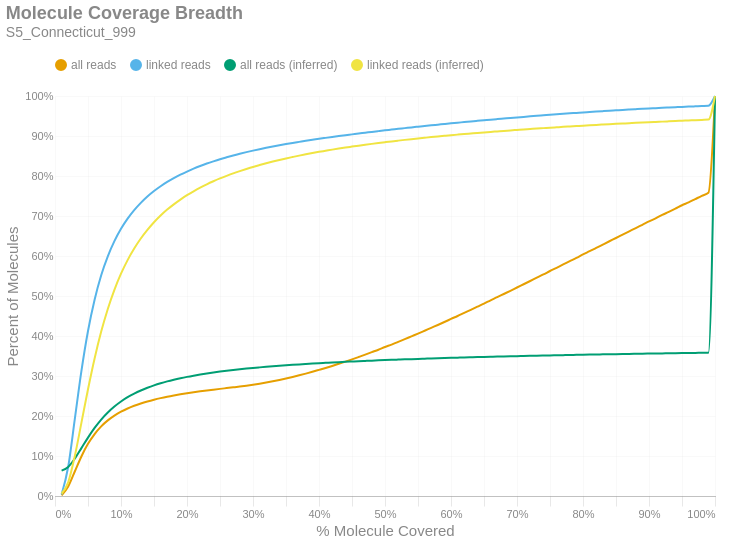

Notebook source saved alongside this figure:
### Markdown cell above
### Molecule Read Coverage
This chart shows molecule coverage breadth as computed by the number of bases aligned to that molecule. In other words, "*how much of each unique long molecule is actually sequenced/aligned?*" Keep in mind there is a distinction between sequences and alignments, since some sequences belonging to a particular molecule may not align well and wouldn't appear in the alignment data. This chart also shows molecule coverage breadth as computed by the *inferred fragment* from which the aligned sequences originate. Unlike read coverage, this calculation takes into account the total insert size, including unsequenced gaps between the forward and reverse reads. Like the previous figures, these are cumulative percents.

### Code cell
if SKIPLR:
    print_html(f"Skipped")
else:
    binned_df = consolidated_hist(valids['coverage_bp'], mask, 0.01, True)
    binned_df_inf = consolidated_hist(valids['coverage_inserts'], mask, 0.01, True)
    binned_df = binned_df.with_columns(pl.lit(binned_df_inf['all reads (cumsum)']).alias('all reads (inferred)'))
    binned_df = binned_df.with_columns(pl.lit(binned_df_inf['linked reads (cumsum)']).alias('linked reads (inferred)'))
    binned_df = binned_df.with_columns(
        (pl.col('bin').cast(pl.Float64) + 0.01).alias('right_edge')
    )

    with SafeRender(binned_df):
        (
            density_plot(binned_df, 'Molecule Coverage Breadth', samplename, 'molcov', ['all reads (inferred)','linked reads (inferred)'])
            .encode(
                #x=alt.X('bin:Q', title="% Molecule Covered").axis(format = '%').scale(padding=0),
                x=alt.X('right_edge:Q', title="% Molecule Covered").axis(format='%').scale(padding=0),
                y=alt.Y('value:Q', title='Percent of Molecules')
                    .axis(format='%')
                    .stack(False)
                    .scale(domainMin=0, padding=0),
                color=alt.Color("key:N").scale(domain = ["all reads", "linked reads", "all reads (inferred)", "linked reads (inferred)"]),
                tooltip = [
                    alt.Tooltip("key:N", title = "Data Type"),
                    alt.Tooltip("range_label:N", title="% Molecule Covered"),
                    alt.Tooltip("value:Q", format = ".2%", title="% Molecules")
                ]
            )
        ).display()

### Figure 1 — Vega-Lite specification as saved in the notebook (floating-point values rounded to 4 significant figures)
{"width": "container", "height": 400, "config": {"title": {"anchor": "start", "dy": -15, "fontSize": 18, "color": "#888888", "subtitleColor": "#888888", "subtitleFontSize": 14}, "arc": {"fill": "#0072B2"}, "axis": {"domainColor": "#888888", "domainWidth": 0.5, "gridWidth": 0.2, "grid": false, "titleFontWeight": 400, "titleFontSize": 15, "labelFontSize": 11, "labelColor": "#888888", "tickColor": "#888888", "tickWidth": 0.2, "titleColor": "#888888"}, "axisBand": {"grid": false}, "axisX": {"grid": true, "tickSize": 10, "domainCap": "round"}, "axisY": {"domain": false, "grid": true, "tickSize": 0, "domainCap": "round"}, "background": "transparent", "header": {"labelFontSize": 15, "labelColor": "#888888", "titleFontSize": 15, "titleFontWeight": 600, "titleColor": "#888888"}, "legend": {"labelFont": "sans-serif", "labelFontSize": 12, "labelColor": "#888888", "symbolSize": 100, "symbolType": "circle", "titleFontSize": 12, "titlePadding": 10, "titleColor": "#888888", "title": null, "orient": "top"}, "range": {"category": ["#E69F00", "#56B4E9", "#009E73", "#F0E442", "#0072B2", "#D55E00", "#CC79A7", "#000000"], "diverging": ["#cfe8f3", "#a2d4ec", "#73bfe2", "#46abdb", "#1696d2", "#12719e"]}, "area": {"fill": "#0072B2", "fillOpacity": 0.7, "line": true, "strokeOpacity": 0.7}, "line": {"color": "#0072B2", "stroke": "#0072B2", "strokeWidth": 2}, "trail": {"color": "#0072B2", "stroke": "#0072B2", "strokeWidth": 0, "size": 1}, "point": {"filled": true, "fillOpacity": 1.0, "size": 95}, "text": {"color": "#888888", "fontSize": 11, "align": "right", "fontWeight": 400, "size": 11}, "bar": {"fill": "#0072B2", "stroke": null}, "view": {"stroke": null, "continuousWidth": 660, "continuousHeight": 400}}, "data": {"name": "data-0c43b9d71bc0a831c870d29510e00fa1"}, "mark": {"type": "line", "interpolate": "monotone", "point": {"opacity": 0, "size": 275}}, "encoding": {"color": {"field": "key", "scale": {"domain": ["all reads", "linked reads", "all reads (inferred)", "linked reads (inferred)"]}, "type": "nominal"}, "tooltip": [{"field": "key", "title": "Data Type", "type": "nominal"}, {"field": "range_label", "title": "% Molecule Covered", "type": "nominal"}, {"field": "value", "format": ".2%", "title": "% Molecules", "type": "quantitative"}], "x": {"axis": {"format": "%"}, "field": "right_edge", "scale": {"padding": 0}, "title": "% Molecule Covered", "type": "quantitative"}, "y": {"axis": {"format": "%"}, "field": "value", "scale": {"domainMin": 0, "padding": 0}, "stack": false, "title": "Percent of Molecules", "type": "quantitative"}}, "params": [{"name": "param_c36ac31b6afebe62", "select": {"type": "point", "fields": ["key"]}, "bind": "legend"}], "title": {"text": "Molecule Coverage Breadth", "subtitle": "S5_Connecticut_999"}, "transform": [{"fold": ["all reads (cumsum)", "linked reads (cumsum)", "all reads (inferred)", "linked reads (inferred)"]}, {"calculate": "replace(datum.key, ' (cumsum)', '')", "as": "key"}, {"filter": {"param": "param_c36ac31b6afebe62"}}], "usermeta": {"embedOptions": {"downloadFileName": "S5_Connecticut_999.molcov"}}, "$schema": "https://vega.github.io/schema/vega-lite/v6.1.0.json", "datasets": {"data-0c43b9d71bc0a831c870d29510e00fa1": [{"bin": "0.0", "interval": "0.0-0.01", "all reads": 0.001424, "linked reads": 0.003798, "all reads (cumsum)": 0.001424, "linked reads (cumsum)": 0.003798, "range_label": "0.0-0.01", "all reads (inferred)": 0.0633, "linked reads (inferred)": 0.006085, "right_edge": 0.01}, {"bin": "0.01", "interval": "0.01-0.02", "all reads": 0.02221, "linked reads": 0.06928, "all reads (cumsum)": 0.02363, "linked reads (cumsum)": 0.07308, "range_label": "0.01-0.02", "all reads (inferred)": 0.07268, "linked reads (inferred)": 0.03421, "right_edge": 0.02}, {"bin": "0.02", "interval": "0.02-0.03", "all reads": 0.03761, "linked reads": 0.1193, "all reads (cumsum)": 0.06124, "linked reads (cumsum)": 0.1924, "range_label": "0.02-0.03", "all reads (inferred)": 0.09349, "linked reads (inferred)": 0.09961, "right_edge": 0.03}, {"bin": "0.03", "interval": "0.03-0.04", "all reads": 0.03765, "linked reads": 0.1199, "all reads (cumsum)": 0.09889, "linked reads (cumsum)": 0.3123, "range_label": "0.03-0.04", "all reads (inferred)": 0.1196, "linked reads (inferred)": 0.1827, "right_edge": 0.04}, {"bin": "0.04", "interval": "0.04-0.05", "all reads": 0.03145, "linked reads": 0.1003, "all reads (cumsum)": 0.1303, "linked reads (cumsum)": 0.4125, "range_label": "0.04-0.05", "all reads (inferred)": 0.146, "linked reads (inferred)": 0.2667, "right_edge": 0.05}, {"bin": "0.05", "interval": "0.05-0.06", "all reads": 0.0246, "linked reads": 0.0783, "all reads (cumsum)": 0.1549, "linked reads (cumsum)": 0.4908, "range_label": "0.05-0.06", "all reads (inferred)": 0.1701, "linked reads (inferred)": 0.3439, "right_edge": 0.06}, {"bin": "0.06", "interval": "0.06-0.07", "all reads": 0.01918, "linked reads": 0.06106, "all reads (cumsum)": 0.1741, "linked reads (cumsum)": 0.5519, "range_label": "0.06-0.07", "all reads (inferred)": 0.1911, "linked reads (inferred)": 0.411, "right_edge": 0.07}, {"bin": "0.07", "interval": "0.07-0.08", "all reads": 0.01489, "linked reads": 0.04731, "all reads (cumsum)": 0.189, "linked reads (cumsum)": 0.5992, "range_label": "0.07-0.08", "all reads (inferred)": 0.2088, "linked reads (inferred)": 0.4676, "right_edge": 0.08}, {"bin": "0.08", "interval": "0.08-0.09", "all reads": 0.01195, "linked reads": 0.0379, "all reads (cumsum)": 0.201, "linked reads (cumsum)": 0.6371, "range_label": "0.08-0.09", "all reads (inferred)": 0.2237, "linked reads (inferred)": 0.5155, "right_edge": 0.09}, {"bin": "0.09", "interval": "0.09-0.1", "all reads": 0.009755, "linked reads": 0.03085, "all reads (cumsum)": 0.2107, "linked reads (cumsum)": 0.668, "range_label": "0.09-0.1", "all reads (inferred)": 0.2363, "linked reads (inferred)": 0.5558, "right_edge": 0.1}, {"bin": "0.1", "interval": "0.1-0.11", "all reads": 0.00803, "linked reads": 0.02529, "all reads (cumsum)": 0.2188, "linked reads (cumsum)": 0.6933, "range_label": "0.1-0.11", "all reads (inferred)": 0.2469, "linked reads (inferred)": 0.5898, "right_edge": 0.11}, {"bin": "0.11", "interval": "0.11-0.12", "all reads": 0.006794, "linked reads": 0.02138, "all reads (cumsum)": 0.2255, "linked reads (cumsum)": 0.7146, "range_label": "0.11-0.12", "all reads (inferred)": 0.256, "linked reads (inferred)": 0.6188, "right_edge": 0.12}, {"bin": "0.12", "interval": "0.12-0.13", "all reads": 0.005791, "linked reads": 0.01818, "all reads (cumsum)": 0.2313, "linked reads (cumsum)": 0.7328, "range_label": "0.12-0.13", "all reads (inferred)": 0.2638, "linked reads (inferred)": 0.6437, "right_edge": 0.13}, {"bin": "0.13", "interval": "0.13-0.14", "all reads": 0.005014, "linked reads": 0.01572, "all reads (cumsum)": 0.2363, "linked reads (cumsum)": 0.7485, "range_label": "0.13-0.14", "all reads (inferred)": 0.2706, "linked reads (inferred)": 0.6652, "right_edge": 0.14}, {"bin": "0.14", "interval": "0.14-0.15", "all reads": 0.004418, "linked reads": 0.01376, "all reads (cumsum)": 0.2408, "linked reads (cumsum)": 0.7623, "range_label": "0.14-0.15", "all reads (inferred)": 0.2766, "linked reads (inferred)": 0.6843, "right_edge": 0.15}, {"bin": "0.15", "interval": "0.15-0.16", "all reads": 0.003901, "linked reads": 0.01211, "all reads (cumsum)": 0.2447, "linked reads (cumsum)": 0.7744, "range_label": "0.15-0.16", "all reads (inferred)": 0.2818, "linked reads (inferred)": 0.7011, "right_edge": 0.16}, {"bin": "0.16", "interval": "0.16-0.17", "all reads": 0.003506, "linked reads": 0.01078, "all reads (cumsum)": 0.2482, "linked reads (cumsum)": 0.7852, "range_label": "0.16-0.17", "all reads (inferred)": 0.2865, "linked reads (inferred)": 0.716, "right_edge": 0.17}, {"bin": "0.17", "interval": "0.17-0.18", "all reads": 0.003136, "linked reads": 0.009535, "all reads (cumsum)": 0.2513, "linked reads (cumsum)": 0.7947, "range_label": "0.17-0.18", "all reads (inferred)": 0.2906, "linked reads (inferred)": 0.7291, "right_edge": 0.18}, {"bin": "0.18", "interval": "0.18-0.19", "all reads": 0.002869, "linked reads": 0.00863, "all reads (cumsum)": 0.2542, "linked reads (cumsum)": 0.8033, "range_label": "0.18-0.19", "all reads (inferred)": 0.2944, "linked reads (inferred)": 0.7411, "right_edge": 0.19}, {"bin": "0.19", "interval": "0.19-0.2", "all reads": 0.002632, "linked reads": 0.007804, "all reads (cumsum)": 0.2568, "linked reads (cumsum)": 0.8112, "range_label": "0.19-0.2", "all reads (inferred)": 0.2978, "linked reads (inferred)": 0.7519, "right_edge": 0.2}, {"bin": "0.2", "interval": "0.2-0.21", "all reads": 0.00247, "linked reads": 0.007214, "all reads (cumsum)": 0.2593, "linked reads (cumsum)": 0.8184, "range_label": "0.2-0.21", "all reads (inferred)": 0.3009, "linked reads (inferred)": 0.7618, "right_edge": 0.21}, {"bin": "0.21", "interval": "0.21-0.22", "all reads": 0.002307, "linked reads": 0.006618, "all reads (cumsum)": 0.2616, "linked reads (cumsum)": 0.825, "range_label": "0.21-0.22", "all reads (inferred)": 0.3038, "linked reads (inferred)": 0.7709, "right_edge": 0.22}, {"bin": "0.22", "interval": "0.22-0.23", "all reads": 0.002175, "linked reads": 0.006112, "all reads (cumsum)": 0.2638, "linked reads (cumsum)": 0.8311, "range_label": "0.22-0.23", "all reads (inferred)": 0.3064, "linked reads (inferred)": 0.7793, "right_edge": 0.23}, {"bin": "0.23", "interval": "0.23-0.24", "all reads": 0.002051, "linked reads": 0.005572, "all reads (cumsum)": 0.2658, "linked reads (cumsum)": 0.8367, "range_label": "0.23-0.24", "all reads (inferred)": 0.3088, "linked reads (inferred)": 0.7869, "right_edge": 0.24}, {"bin": "0.24", "interval": "0.24-0.25", "all reads": 0.001997, "linked reads": 0.005261, "all reads (cumsum)": 0.2678, "linked reads (cumsum)": 0.8419, "range_label": "0.24-0.25", "all reads (inferred)": 0.311, "linked reads (inferred)": 0.7939, "right_edge": 0.25}, {"bin": "0.25", "interval": "0.25-0.26", "all reads": 0.001899, "linked reads": 0.004823, "all reads (cumsum)": 0.2697, "linked reads (cumsum)": 0.8468, "range_label": "0.25-0.26", "all reads (inferred)": 0.3131, "linked reads (inferred)": 0.8004, "right_edge": 0.26}, {"bin": "0.26", "interval": "0.26-0.27", "all reads": 0.0019, "linked reads": 0.00463, "all reads (cumsum)": 0.2716, "linked reads (cumsum)": 0.8514, "range_label": "0.26-0.27", "all reads (inferred)": 0.315, "linked reads (inferred)": 0.8065, "right_edge": 0.27}, {"bin": "0.27", "interval": "0.27-0.28", "all reads": 0.00193, "linked reads": 0.004262, "all reads (cumsum)": 0.2735, "linked reads (cumsum)": 0.8556, "range_label": "0.27-0.28", "all reads (inferred)": 0.3168, "linked reads (inferred)": 0.8122, "right_edge": 0.28}, {"bin": "0.28", "interval": "0.28-0.29", "all reads": 0.002078, "linked reads": 0.003988, "all reads (cumsum)": 0.2756, "linked reads (cumsum)": 0.8596, "range_label": "0.28-0.29", "all reads (inferred)": 0.3185, "linked reads (inferred)": 0.8176, "right_edge": 0.29}, {"bin": "0.29", "interval": "0.29-0.3", "all reads": 0.002361, "linked reads": 0.003762, "all reads (cumsum)": 0.278, "linked reads (cumsum)": 0.8634, "range_label": "0.29-0.3", "all reads (inferred)": 0.3201, "linked reads (inferred)": 0.8227, "right_edge": 0.3}, {"bin": "0.3", "interval": "0.3-0.31", "all reads": 0.002634, "linked reads": 0.003596, "all reads (cumsum)": 0.2806, "linked reads (cumsum)": 0.867, "range_label": "0.3-0.31", "all reads (inferred)": 0.3216, "linked reads (inferred)": 0.8274, "right_edge": 0.31}, {"bin": "0.31", "interval": "0.31-0.32", "all reads": 0.002941, "linked reads": 0.003424, "all reads (cumsum)": 0.2836, "linked reads (cumsum)": 0.8704, "range_label": "0.31-0.32", "all reads (inferred)": 0.323, "linked reads (inferred)": 0.8318, "right_edge": 0.32}, {"bin": "0.32", "interval": "0.32-0.33", "all reads": 0.003169, "linked reads": 0.003263, "all reads (cumsum)": 0.2867, "linked reads (cumsum)": 0.8737, "range_label": "0.32-0.33", "all reads (inferred)": 0.3243, "linked reads (inferred)": 0.8361, "right_edge": 0.33}, {"bin": "0.33", "interval": "0.33-0.34", "all reads": 0.00338, "linked reads": 0.003136, "all reads (cumsum)": 0.2901, "linked reads (cumsum)": 0.8768, "range_label": "0.33-0.34", "all reads (inferred)": 0.3256, "linked reads (inferred)": 0.8401, "right_edge": 0.34}, {"bin": "0.34", "interval": "0.34-0.35", "all reads": 0.003606, "linked reads": 0.002964, "all reads (cumsum)": 0.2937, "linked reads (cumsum)": 0.8798, "range_label": "0.34-0.35", "all reads (inferred)": 0.3268, "linked reads (inferred)": 0.8439, "right_edge": 0.35}, {"bin": "0.35", "interval": "0.35-0.36", "all reads": 0.003879, "linked reads": 0.002848, "all reads (cumsum)": 0.2976, "linked reads (cumsum)": 0.8826, "range_label": "0.35-0.36", "all reads (inferred)": 0.3279, "linked reads (inferred)": 0.8475, "right_edge": 0.36}, {"bin": "0.36", "interval": "0.36-0.37", "all reads": 0.004049, "linked reads": 0.002673, "all reads (cumsum)": 0.3016, "linked reads (cumsum)": 0.8853, "range_label": "0.36-0.37", "all reads (inferred)": 0.329, "linked reads (inferred)": 0.8509, "right_edge": 0.37}, {"bin": "0.37", "interval": "0.37-0.38", "all reads": 0.004356, "linked reads": 0.002671, "all reads (cumsum)": 0.306, "linked reads (cumsum)": 0.888, "range_label": "0.37-0.38", "all reads (inferred)": 0.3301, "linked reads (inferred)": 0.8542, "right_edge": 0.38}, {"bin": "0.38", "interval": "0.38-0.39", "all reads": 0.004508, "linked reads": 0.00251, "all reads (cumsum)": 0.3105, "linked reads (cumsum)": 0.8905, "range_label": "0.38-0.39", "all reads (inferred)": 0.3311, "linked reads (inferred)": 0.8574, "right_edge": 0.39}, {"bin": "0.39", "interval": "0.39-0.4", "all reads": 0.004778, "linked reads": 0.002476, "all reads (cumsum)": 0.3153, "linked reads (cumsum)": 0.893, "range_label": "0.39-0.4", "all reads (inferred)": 0.332, "linked reads (inferred)": 0.8604, "right_edge": 0.4}, {"bin": "0.4", "interval": "0.4-0.41", "all reads": 0.004841, "linked reads": 0.002334, "all reads (cumsum)": 0.3201, "linked reads (cumsum)": 0.8953, "range_label": "0.4-0.41", "all reads (inferred)": 0.3329, "linked reads (inferred)": 0.8631, "right_edge": 0.41}, {"bin": "0.41", "interval": "0.41-0.42", "all reads": 0.005078, "linked reads": 0.002301, "all reads (cumsum)": 0.3252, "linked reads (cumsum)": 0.8976, "range_label": "0.41-0.42", "all reads (inferred)": 0.3338, "linked reads (inferred)": 0.8659, "right_edge": 0.42}, {"bin": "0.42", "interval": "0.42-0.43", "all reads": 0.00536, "linked reads": 0.002242, "all reads (cumsum)": 0.3306, "linked reads (cumsum)": 0.8998, "range_label": "0.42-0.43", "all reads (inferred)": 0.3346, "linked reads (inferred)": 0.8686, "right_edge": 0.43}, {"bin": "0.43", "interval": "0.43-0.44", "all reads": 0.005424, "linked reads": 0.002143, "all reads (cumsum)": 0.336, "linked reads (cumsum)": 0.902, "range_label": "0.43-0.44", "all reads (inferred)": 0.3355, "linked reads (inferred)": 0.8711, "right_edge": 0.44}, {"bin": "0.44", "interval": "0.44-0.45", "all reads": 0.005666, "linked reads": 0.00207, "all reads (cumsum)": 0.3417, "linked reads (cumsum)": 0.904, "range_label": "0.44-0.45", "all reads (inferred)": 0.3362, "linked reads (inferred)": 0.8735, "right_edge": 0.45}, {"bin": "0.45", "interval": "0.45-0.46", "all reads": 0.005838, "linked reads": 0.002097, "all reads (cumsum)": 0.3475, "linked reads (cumsum)": 0.9061, "range_label": "0.45-0.46", "all reads (inferred)": 0.337, "linked reads (inferred)": 0.8759, "right_edge": 0.46}, {"bin": "0.46", "interval": "0.46-0.47", "all reads": 0.005919, "linked reads": 0.002016, "all reads (cumsum)": 0.3534, "linked reads (cumsum)": 0.9082, "range_label": "0.46-0.47", "all reads (inferred)": 0.3377, "linked reads (inferred)": 0.8781, "right_edge": 0.47}, {"bin": "0.47", "interval": "0.47-0.48", "all reads": 0.006166, "linked reads": 0.002066, "all reads (cumsum)": 0.3596, "linked reads (cumsum)": 0.9102, "range_label": "0.47-0.48", "all reads (inferred)": 0.3384, "linked reads (inferred)": 0.8803, "right_edge": 0.48}, {"bin": "0.48", "interval": "0.48-0.49", "all reads": 0.006111, "linked reads": 0.001974, "all reads (cumsum)": 0.3657, "linked reads (cumsum)": 0.9122, "range_label": "0.48-0.49", "all reads (inferred)": 0.3391, "linked reads (inferred)": 0.8825, "right_edge": 0.49}, {"bin": "0.49", "interval": "0.49-0.5", "all reads": 0.006849, "linked reads": 0.001942, "all reads (cumsum)": 0.3725, "linked reads (cumsum)": 0.9141, "range_label": "0.49-0.5", "all reads (inferred)": 0.3397, "linked reads (inferred)": 0.8845, "right_edge": 0.5}, {"bin": "0.5", "interval": "0.5-0.51", "all reads": 0.005998, "linked reads": 0.001842, "all reads (cumsum)": 0.3785, "linked reads (cumsum)": 0.916, "range_label": "0.5-0.51", "all reads (inferred)": 0.3404, "linked reads (inferred)": 0.8865, "right_edge": 0.51}, {"bin": "0.51", "interval": "0.51-0.52", "all reads": 0.006877, "linked reads": 0.001874, "all reads (cumsum)": 0.3854, "linked reads (cumsum)": 0.9179, "range_label": "0.51-0.52", "all reads (inferred)": 0.341, "linked reads (inferred)": 0.8884, "right_edge": 0.52}, {"bin": "0.52", "interval": "0.52-0.53", "all reads": 0.006709, "linked reads": 0.001819, "all reads (cumsum)": 0.3921, "linked reads (cumsum)": 0.9197, "range_label": "0.52-0.53", "all reads (inferred)": 0.3416, "linked reads (inferred)": 0.8903, "right_edge": 0.53}, {"bin": "0.53", "interval": "0.53-0.54", "all reads": 0.006962, "linked reads": 0.001847, "all reads (cumsum)": 0.3991, "linked reads (cumsum)": 0.9215, "range_label": "0.53-0.54", "all reads (inferred)": 0.3422, "linked reads (inferred)": 0.8921, "right_edge": 0.54}, {"bin": "0.54", "interval": "0.54-0.55", "all reads": 0.00689, "linked reads": 0.001746, "all reads (cumsum)": 0.406, "linked reads (cumsum)": 0.9233, "range_label": "0.54-0.55", "all reads (inferred)": 0.3427, "linked reads (inferred)": 0.8938, "right_edge": 0.55}, {"bin": "0.55", "interval": "0.55-0.56", "all reads": 0.007163, "linked reads": 0.001724, "all reads (cumsum)": 0.4131, "linked reads (cumsum)": 0.925, "range_label": "0.55-0.56", "all reads (inferred)": 0.3433, "linked reads (inferred)": 0.8956, "right_edge": 0.56}, {"bin": "0.56", "interval": "0.56-0.57", "all reads": 0.007238, "linked reads": 0.00172, "all reads (cumsum)": 0.4204, "linked reads (cumsum)": 0.9267, "range_label": "0.56-0.57", "all reads (inferred)": 0.3438, "linked reads (inferred)": 0.8972, "right_edge": 0.57}, {"bin": "0.57", "interval": "0.57-0.58", "all reads": 0.00719, "linked reads": 0.001658, "all reads (cumsum)": 0.4276, "linked reads (cumsum)": 0.9284, "range_label": "0.57-0.58", "all reads (inferred)": 0.3443, "linked reads (inferred)": 0.8988, "right_edge": 0.58}, {"bin": "0.58", "interval": "0.58-0.59", "all reads": 0.007379, "linked reads": 0.001677, "all reads (cumsum)": 0.4349, "linked reads (cumsum)": 0.93, "range_label": "0.58-0.59", "all reads (inferred)": 0.3448, "linked reads (inferred)": 0.9004, "right_edge": 0.59}, {"bin": "0.59", "interval": "0.59-0.6", "all reads": 0.007703, "linked reads": 0.001652, "all reads (cumsum)": 0.4426, "linked reads (cumsum)": 0.9317, "range_label": "0.59-0.6", "all reads (inferred)": 0.3454, "linked reads (inferred)": 0.902, "right_edge": 0.6}, {"bin": "0.6", "interval": "0.6-0.61", "all reads": 0.007364, "linked reads": 0.001589, "all reads (cumsum)": 0.45, "linked reads (cumsum)": 0.9333, "range_label": "0.6-0.61", "all reads (inferred)": 0.3458, "linked reads (inferred)": 0.9034, "right_edge": 0.61}, {"bin": "0.61", "interval": "0.61-0.62", "all reads": 0.007784, "linked reads": 0.001503, "all reads (cumsum)": 0.4578, "linked reads (cumsum)": 0.9348, "range_label": "0.61-0.62", "all reads (inferred)": 0.3463, "linked reads (inferred)": 0.9049, "right_edge": 0.62}, {"bin": "0.62", "interval": "0.62-0.63", "all reads": 0.007658, "linked reads": 0.001568, "all reads (cumsum)": 0.4654, "linked reads (cumsum)": 0.9364, "range_label": "0.62-0.63", "all reads (inferred)": 0.3468, "linked reads (inferred)": 0.9063, "right_edge": 0.63}, {"bin": "0.63", "interval": "0.63-0.64", "all reads": 0.007806, "linked reads": 0.001492, "all reads (cumsum)": 0.4733, "linked reads (cumsum)": 0.9379, "range_label": "0.63-0.64", "all reads (inferred)": 0.3472, "linked reads (inferred)": 0.9077, "right_edge": 0.64}, {"bin": "0.64", "interval": "0.64-0.65", "all reads": 0.007781, "linked reads": 0.001475, "all reads (cumsum)": 0.481, "linked reads (cumsum)": 0.9393, "range_label": "0.64-0.65", "all reads (inferred)": 0.3476, "linked reads (inferred)": 0.909, "right_edge": 0.65}, {"bin": "0.65", "interval": "0.65-0.66", "all reads": 0.008197, "linked reads": 0.001498, "all reads (cumsum)": 0.4892, "linked reads (cumsum)": 0.9408, "range_label": "0.65-0.66", "all reads (inferred)": 0.3481, "linked reads (inferred)": 0.9103, "right_edge": 0.66}, {"bin": "0.66", "interval": "0.66-0.67", "all reads": 0.00776, "linked reads": 0.001421, "all reads (cumsum)": 0.497, "linked reads (cumsum)": 0.9422, "range_label": "0.66-0.67", "all reads (inferred)": 0.3485, "linked reads (inferred)": 0.9115, "right_edge": 0.67}, {"bin": "0.67", "interval": "0.67-0.68", "all reads": 0.008058, "linked reads": 0.001393, "all reads (cumsum)": 0.505, "linked reads (cumsum)": 0.9436, "range_label": "0.67-0.68", "all reads (inferred)": 0.3489, "linked reads (inferred)": 0.9128, "right_edge": 0.68}, {"bin": "0.68", "interval": "0.68-0.69", "all reads": 0.008014, "linked reads": 0.0014, "all reads (cumsum)": 0.5131, "linked reads (cumsum)": 0.945, "range_label": "0.68-0.69", "all reads (inferred)": 0.3493, "linked reads (inferred)": 0.914, "right_edge": 0.69}, {"bin": "0.69", "interval": "0.69-0.7", "all reads": 0.008231, "linked reads": 0.001384, "all reads (cumsum)": 0.5213, "linked reads (cumsum)": 0.9464, "range_label": "0.69-0.7", "all reads (inferred)": 0.3497, "linked reads (inferred)": 0.9152, "right_edge": 0.7}, {"bin": "0.7", "interval": "0.7-0.71", "all reads": 0.008073, "linked reads": 0.001366, "all reads (cumsum)": 0.5294, "linked reads (cumsum)": 0.9478, "range_label": "0.7-0.71", "all reads (inferred)": 0.35, "linked reads (inferred)": 0.9163, "right_edge": 0.71}, {"bin": "0.71", "interval": "0.71-0.72", "all reads": 0.008134, "linked reads": 0.001341, "all reads (cumsum)": 0.5375, "linked reads (cumsum)": 0.9491, "range_label": "0.71-0.72", "all reads (inferred)": 0.3504, "linked reads (inferred)": 0.9175, "right_edge": 0.72}, {"bin": "0.72", "interval": "0.72-0.73", "all reads": 0.00823, "linked reads": 0.001303, "all reads (cumsum)": 0.5457, "linked reads (cumsum)": 0.9504, "range_label": "0.72-0.73", "all reads (inferred)": 0.3508, "linked reads (inferred)": 0.9186, "right_edge": 0.73}, {"bin": "0.73", "interval": "0.73-0.74", "all reads": 0.008102, "linked reads": 0.001262, "all reads (cumsum)": 0.5538, "linked reads (cumsum)": 0.9517, "range_label": "0.73-0.74", "all reads (inferred)": 0.3511, "linked reads (inferred)": 0.9197, "right_edge": 0.74}, {"bin": "0.74", "interval": "0.74-0.75", "all reads": 0.00867, "linked reads": 0.001277, "all reads (cumsum)": 0.5625, "linked reads (cumsum)": 0.953, "range_label": "0.74-0.75", "all reads (inferred)": 0.3515, "linked reads (inferred)": 0.9208, "right_edge": 0.75}, {"bin": "0.75", "interval": "0.75-0.76", "all reads": 0.008049, "linked reads": 0.00125, "all reads (cumsum)": 0.5706, "linked reads (cumsum)": 0.9542, "range_label": "0.75-0.76", "all reads (inferred)": 0.3518, "linked reads (inferred)": 0.9218, "right_edge": 0.76}, {"bin": "0.76", "interval": "0.76-0.77", "all reads": 0.008296, "linked reads": 0.001202, "all reads (cumsum)": 0.5788, "linked reads (cumsum)": 0.9554, "range_label": "0.76-0.77", "all reads (inferred)": 0.3522, "linked reads (inferred)": 0.9228, "right_edge": 0.77}, {"bin": "0.77", "interval": "0.77-0.78", "all reads": 0.008212, "linked reads": 0.001176, "all reads (cumsum)": 0.5871, "linked reads (cumsum)": 0.9566, "range_label": "0.77-0.78", "all reads (inferred)": 0.3525, "linked reads (inferred)": 0.9238, "right_edge": 0.78}, {"bin": "0.78", "interval": "0.78-0.79", "all reads": 0.008221, "linked reads": 0.001144, "all reads (cumsum)": 0.5953, "linked reads (cumsum)": 0.9577, "range_label": "0.78-0.79", "all reads (inferred)": 0.3528, "linked reads (inferred)": 0.9248, "right_edge": 0.79}, {"bin": "0.79", "interval": "0.79-0.8", "all reads": 0.008706, "linked reads": 0.001166, "all reads (cumsum)": 0.604, "linked reads (cumsum)": 0.9589, "range_label": "0.79-0.8", "all reads (inferred)": 0.3532, "linked reads (inferred)": 0.9258, "right_edge": 0.8}, {"bin": "0.8", "interval": "0.8-0.81", "all reads": 0.007965, "linked reads": 0.001066, "all reads (cumsum)": 0.612, "linked reads (cumsum)": 0.96, "range_label": "0.8-0.81", "all reads (inferred)": 0.3535, "linked reads (inferred)": 0.9268, "right_edge": 0.81}, {"bin": "0.81", "interval": "0.81-0.82", "all reads": 0.008253, "linked reads": 0.001112, "all reads (cumsum)": 0.6202, "linked reads (cumsum)": 0.9611, "range_label": "0.81-0.82", "all reads (inferred)": 0.3538, "linked reads (inferred)": 0.9277, "right_edge": 0.82}, {"bin": "0.82", "interval": "0.82-0.83", "all reads": 0.008342, "linked reads": 0.001065, "all reads (cumsum)": 0.6285, "linked reads (cumsum)": 0.9622, "range_label": "0.82-0.83", "all reads (inferred)": 0.3541, "linked reads (inferred)": 0.9286, "right_edge": 0.83}, {"bin": "0.83", "interval": "0.83-0.84", "all reads": 0.008304, "linked reads": 0.001039, "all reads (cumsum)": 0.6369, "linked reads (cumsum)": 0.9632, "range_label": "0.83-0.84", "all reads (inferred)": 0.3544, "linked reads (inferred)": 0.9295, "right_edge": 0.84}, {"bin": "0.84", "interval": "0.84-0.85", "all reads": 0.00819, "linked reads": 0.0009732, "all reads (cumsum)": 0.645, "linked reads (cumsum)": 0.9642, "range_label": "0.84-0.85", "all reads (inferred)": 0.3547, "linked reads (inferred)": 0.9304, "right_edge": 0.85}, {"bin": "0.85", "interval": "0.85-0.86", "all reads": 0.008344, "linked reads": 0.0009894, "all reads (cumsum)": 0.6534, "linked reads (cumsum)": 0.9652, "range_label": "0.85-0.86", "all reads (inferred)": 0.3549, "linked reads (inferred)": 0.9312, "right_edge": 0.86}, {"bin": "0.86", "interval": "0.86-0.87", "all reads": 0.008125, "linked reads": 0.0009488, "all reads (cumsum)": 0.6615, "linked reads (cumsum)": 0.9661, "range_label": "0.86-0.87", "all reads (inferred)": 0.3552, "linked reads (inferred)": 0.932, "right_edge": 0.87}, {"bin": "0.87", "interval": "0.87-0.88", "all reads": 0.008434, "linked reads": 0.0009331, "all reads (cumsum)": 0.6699, "linked reads (cumsum)": 0.967, "range_label": "0.87-0.88", "all reads (inferred)": 0.3555, "linked reads (inferred)": 0.9329, "right_edge": 0.88}, {"bin": "0.88", "interval": "0.88-0.89", "all reads": 0.008121, "linked reads": 0.0009199, "all reads (cumsum)": 0.6781, "linked reads (cumsum)": 0.968, "range_label": "0.88-0.89", "all reads (inferred)": 0.3558, "linked reads (inferred)": 0.9337, "right_edge": 0.89}, {"bin": "0.89", "interval": "0.89-0.9", "all reads": 0.008256, "linked reads": 0.0008757, "all reads (cumsum)": 0.6863, "linked reads (cumsum)": 0.9688, "range_label": "0.89-0.9", "all reads (inferred)": 0.356, "linked reads (inferred)": 0.9344, "right_edge": 0.9}, {"bin": "0.9", "interval": "0.9-0.91", "all reads": 0.007724, "linked reads": 0.000797, "all reads (cumsum)": 0.694, "linked reads (cumsum)": 0.9696, "range_label": "0.9-0.91", "all reads (inferred)": 0.3563, "linked reads (inferred)": 0.9352, "right_edge": 0.91}, {"bin": "0.91", "interval": "0.91-0.92", "all reads": 0.008812, "linked reads": 0.0008361, "all reads (cumsum)": 0.7029, "linked reads (cumsum)": 0.9705, "range_label": "0.91-0.92", "all reads (inferred)": 0.3565, "linked reads (inferred)": 0.9359, "right_edge": 0.92}, {"bin": "0.92", "interval": "0.92-0.93", "all reads": 0.007303, "linked reads": 0.0007828, "all reads (cumsum)": 0.7102, "linked reads (cumsum)": 0.9712, "range_label": "0.92-0.93", "all reads (inferred)": 0.3568, "linked reads (inferred)": 0.9367, "right_edge": 0.93}, {"bin": "0.93", "interval": "0.93-0.94", "all reads": 0.008076, "linked reads": 0.0007711, "all reads (cumsum)": 0.7182, "linked reads (cumsum)": 0.972, "range_label": "0.93-0.94", "all reads (inferred)": 0.357, "linked reads (inferred)": 0.9374, "right_edge": 0.94}, {"bin": "0.94", "interval": "0.94-0.95", "all reads": 0.008667, "linked reads": 0.0007615, "all reads (cumsum)": 0.7269, "linked reads (cumsum)": 0.9728, "range_label": "0.94-0.95", "all reads (inferred)": 0.3573, "linked reads (inferred)": 0.9381, "right_edge": 0.95}, {"bin": "0.95", "interval": "0.95-0.96", "all reads": 0.007108, "linked reads": 0.0007219, "all reads (cumsum)": 0.734, "linked reads (cumsum)": 0.9735, "range_label": "0.95-0.96", "all reads (inferred)": 0.3575, "linked reads (inferred)": 0.9389, "right_edge": 0.96}, {"bin": "0.96", "interval": "0.96-0.97", "all reads": 0.008199, "linked reads": 0.0006533, "all reads (cumsum)": 0.7422, "linked reads (cumsum)": 0.9742, "range_label": "0.96-0.97", "all reads (inferred)": 0.3578, "linked reads (inferred)": 0.9396, "right_edge": 0.97}, {"bin": "0.97", "interval": "0.97-0.98", "all reads": 0.008214, "linked reads": 0.0006437, "all reads (cumsum)": 0.7504, "linked reads (cumsum)": 0.9748, "range_label": "0.97-0.98", "all reads (inferred)": 0.3581, "linked reads (inferred)": 0.9403, "right_edge": 0.98}, {"bin": "0.98", "interval": "0.98-0.99", "all reads": 0.00741, "linked reads": 0.0007163, "all reads (cumsum)": 0.7578, "linked reads (cumsum)": 0.9755, "range_label": "0.98-0.99", "all reads (inferred)": 0.3583, "linked reads (inferred)": 0.9409, "right_edge": 0.99}, {"bin": "0.99", "interval": "0.99-1.0", "all reads": 0.2422, "linked reads": 0.02449, "all reads (cumsum)": 1.0, "linked reads (cumsum)": 1.0, "range_label": "0.99-1.0", "all reads (inferred)": 1.0, "linked reads (inferred)": 1.0, "right_edge": 1.0}]}}
